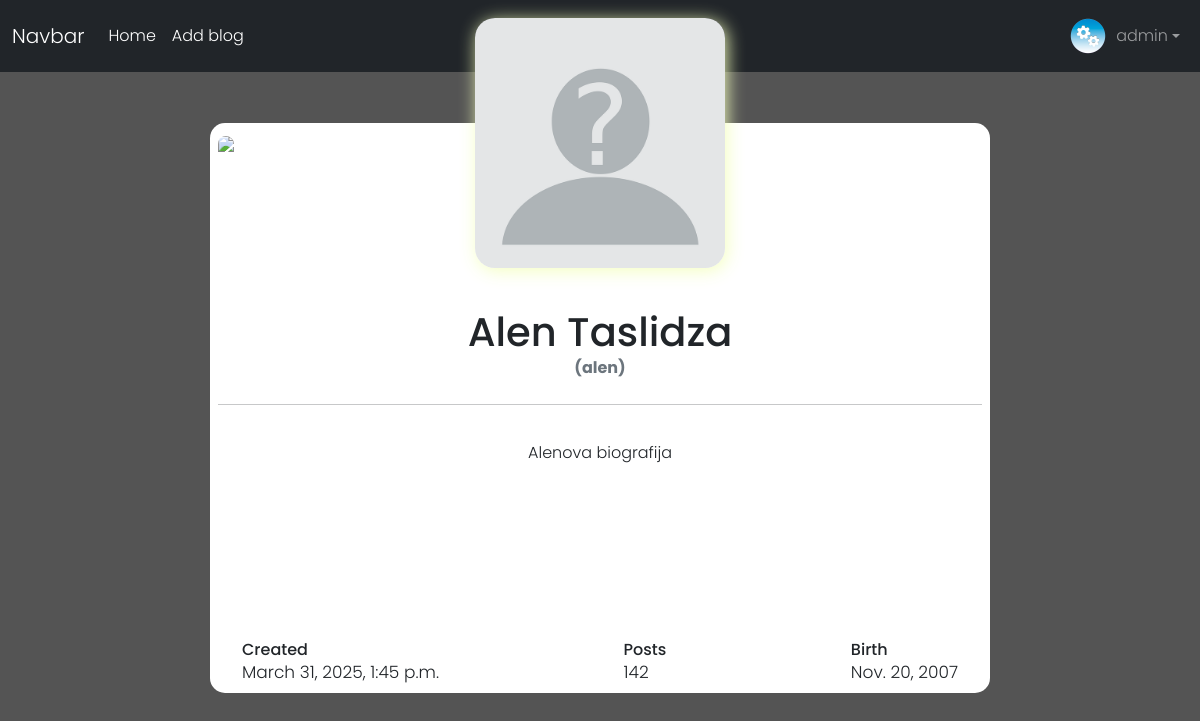
The page /profiles/7/ (signed in) on the database its author committed.
### profiles/models.py (models this page shows, shortened)
class Profile (models.Model):
    user = models.OneToOneField(User, on_delete=models.CASCADE)
    bio = models.TextField(blank=True)
    profile_image = models.ImageField(default="avatar.png", upload_to="avatars/")
    date_of_birth = models.DateField(null=True, blank=True)
    old_email = models.EmailField(blank=True, null=True)
    new_email = models.EmailField(blank=True, null=True)
    email_confirmed = models.BooleanField(default=False)
    updated = models.DateTimeField(auto_now=True)
    created = models.DateTimeField(auto_now_add=True)

### profiles/views.py (the view)
# urls.py: path('<int:pk>/', views.wiew_profile, name='profile'),
def wiew_profile(request, pk):
    profile = Profile.objects.get(pk=pk)
    return render(request, 'profiles/profile.html', {'profile': profile})

### profiles/templates/profiles/profile.html (shortened to what this page needs)
{% extends 'base.html' %}
{% load static %}
{% block styles %}
<link rel="stylesheet" href="{% static 'profiles/css/profile.css' %}">
{% endblock styles %}
{% block content %}
<div class="container d-flex justify-content-center align-items-center">
    <div class="card">
        <div class="upper">
            <img src="https://i.imgur.com/Qtrsrk5.jpg" class="img-fluid">
        </div>
        <div class="user text-center">
                <img src="{{ profile.profile_image.url }}" class="img_profile" >
        </div>
        <div class="text-center data">
            <h1 class="mb-0 fw-bpld">{{ profile.user.first_name }} {{ profile.user.last_name }}</h1>
            <span class="text-muted d-block mb-2 fw-bold">({{ profile.user.username }})</span>
        </div>
        <div class="text-center bio">
            <p>{{ profile.bio }}</p>
        </div>
        <div class="d-flex justify-content-between align-items-center mt-4 px-4">
            <div class="stats">
                <h6 class="mb-0">Created</h6>
                <span>{{ profile.created }}</span>
            </div>
            <div class="stats">
                <h6 class="mb-0">Posts</h6>
                <span>142</span>
            </div>
            <div class="stats">
                <h6 class="mb-0">Birth</h6>
                <span>{{ profile.date_of_birth }}</span>
            </div>
        </div>
    </div>
</div>
{% endblock content %}

### templates/navbar.html (shortened to what this page needs)
<nav class="navbar navbar-expand-lg navbar-dark bg-dark">
    <div class="container-fluid">
        <a class="navbar-brand" href="#">Navbar</a>
        <div class="collapse navbar-collapse" id="navbarSupportedContent">
            <ul class="navbar-nav me-auto mb-2 mb-lg-0">
                <li class="nav-item">
                    <a class="nav-link active" aria-current="page" href="{% url 'home' %}">Home</a>
                </li>
                <li class="nav-item">
                    <a class="nav-link active" aria-current="page" href="{% url 'new_post' %}">Add blog</a>
                </li>
            </ul>
            {% if user.is_authenticated %}
                <ul class="navbar-nav ms-auto">
                    <li class="nav-item dropdown">
                        <a class="nav-link dropdown-toggle d-flex align-items-center" href="#" id="navbarDropdownMenuLink" role="button"
                            data-bs-toggle="dropdown" aria-expanded="false">
                            <img src="{{ user.profile.profile_image.url }}" class="rounded-circle me-2" width="40" height="40" alt="Profile">
                            {{ user.username }}
                        </a>
                    </li>
                </ul>
            {% endif %}
        </div>
    </div>
</nav>

### profiles/static/profiles/css/profile.css (style rules this page uses)
body { background-color:#545454; font-family: "Poppins", sans-serif; font-weight: 300; }
.container { height: 80vh; }
.card { width: 780px; border: none; border-radius: 15px; padding: 8px; background-color: #fff; position: relative; height: 570px; }
.upper { height: 100px; }
.upper img { width: 100%; border-top-left-radius: 10px; border-top-right-radius: 10px; }
.user { position: relative; }
.img_profile { border-radius: 20px; height: 250px; width: auto; margin-top:-200px; box-shadow: 2px 3px 17px rgba(243, 255, 189, 0.938); }
.data { margin-top: 40px; padding: 0; }
.bio { margin-top: 20px; height: 200px; }
.stats span { font-size: 17px; }

### rows shown on the page
Profile: profile_image (placeholder picture), user.first_name "Alen", user.last_name "Taslidza", user.username "alen", bio "Alenova biografija", created "March 31, 2025, 1:45 p.m.", date_of_birth "Nov. 20, 2007"

### other values the page prints
{{ user.username }} "admin"
